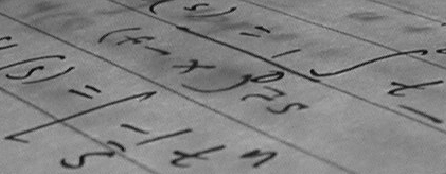
#> input picture assignment1/hand_writting.png, 446 x 174 px
$ python HM1_HarrisCorner.py
#> lines starting #> are read from the running program, lines starting #| are printed output that depends on the picture; after the words box and inside, x2 and y2 are one past the last pixel; in counts of white or black regions, pixels touching at a corner belong together
### assignment1/utils.py
import cv2
import matplotlib.pyplot as plt
from mpl_toolkits.mplot3d import Axes3D
import numpy as np

def read_img(path):
#> called with path = 'hand_writting.png'
    return cv2.imread(path, cv2.IMREAD_GRAYSCALE)
#> returned value is the input picture: shape (174, 446); min 10, max 197, mean 129.3

def write_img(path, img):
    cv2.imwrite(path, img)

# [6 lines left out: function draw_corner, not called in this run]


def plane_func(pf, p_xy):
    return (pf[0]*p_xy[:,0] + pf[1]*p_xy[:,1] + pf[3])/-pf[2]

# [26 lines left out: functions draw_save_plane_with_points, test_save_plane_with_points, not called in this run]

def normalize(pf):
    return pf / np.linalg.norm(pf) * np.sign(pf[0])


### assignment1/HM1_Convolve.py
import numpy as np
from utils import read_img, write_img

def padding(img, padding_size, type):
    """
        The function you need to implement for Q1 a).
        Inputs:
            img: array(float)
            padding_size: int
            type: str, zeroPadding/replicatePadding
        Outputs:
            padding_img: array(float)
    """
#> called with padding_size = 1, type = 'replicatePadding'
    padding_img = np.zeros((img.shape[0]+2*padding_size, img.shape[1]+2*padding_size))
    if type=="zeroPadding":
        padding_img[padding_size:padding_size+img.shape[0], padding_size:padding_size+img.shape[1]] = img
        return padding_img

    elif type=="replicatePadding":
        padding_img[padding_size:padding_size+img.shape[0], padding_size:padding_size+img.shape[1]] = img
        padding_img[:padding_size,:padding_size] = img[0,0]
#> padding_img: shape (176, 448) float64; min 0, max 0.773, mean 0.499
        padding_img[img.shape[0]+padding_size:,:padding_size] = img[-1,0]
#> padding_img: shape (176, 448) float64; min 0, max 0.773, mean 0.499
        padding_img[:padding_size,img.shape[1]+padding_size:] = img[0,-1]
#> padding_img: shape (176, 448) float64; min 0, max 0.773, mean 0.499
        padding_img[img.shape[0]+padding_size:,img.shape[1]+padding_size:] = img[-1,-1]
#> padding_img: shape (176, 448) float64; min 0, max 0.773, mean 0.499

        padding_img[:padding_size,padding_size:img.shape[1]+padding_size] = np.tile(img[0,:],(padding_size,1))
        padding_img[img.shape[0]+padding_size:,padding_size:img.shape[1]+padding_size] = np.tile(img[-1,:],(padding_size,1))
        padding_img[padding_size:img.shape[0]+padding_size,:padding_size] = np.tile(img[:,0],(padding_size,1)).T
        padding_img[padding_size:img.shape[0]+padding_size,img.shape[1]+padding_size:] = np.tile(img[:,-1],(padding_size,1)).T
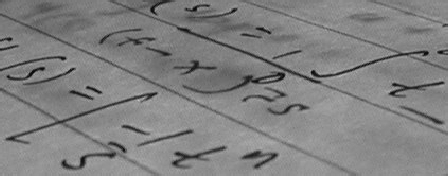
#> padding_img: shape (176, 448) float64; min 0.0392, max 0.773, mean 0.507
        return padding_img


# [28 lines left out: function convol_with_Toeplitz_matrix, not called in this run]


def convolve(img, kernel):
    """
        The function you need to implement for Q1 c).
        Inputs:
            img: array(float)
            kernel: array(float)
        Outputs:
            output: array(float)
    """
    # img = padding(img, kernel.shape[0]//2,"zeroPadding")
    shift_x = img.shape[0] - kernel.shape[0] + 1
#> shift_x = 174
    shift_y = img.shape[1] - kernel.shape[1] + 1
#> shift_y = 446
    #build the sliding-window convolution here
    pos1 = np.arange(img.size).reshape(img.shape)[:kernel.shape[0],:kernel.shape[1]].reshape(-1)-1
#> pos1 = [-1, 0, 1, 447, 448, 449, 895, 896, 897]
    pos2 = np.arange(img.size).reshape(img.shape)[:shift_x,:shift_y].reshape(-1)
    pos_x, pos_y = np.meshgrid(pos1, pos2)
    idx = (pos_x + pos_y + 1) % img.size
    output = (img.reshape(-1)[idx]) @ kernel.reshape(-1)
    return output.reshape([shift_x,shift_y])


# [5 lines left out: function Gaussian_filter, not called in this run]

def Sobel_filter_x(img):
    padding_img = padding(img, 1, "replicatePadding")
    sobel_kernel_x = np.array([[-1,0,1],[-2,0,2],[-1,0,1]])
    output = convolve(padding_img, sobel_kernel_x)
    return output

def Sobel_filter_y(img):
    padding_img = padding(img, 1, "replicatePadding")
    sobel_kernel_y = np.array([[-1,-2,-1],[0,0,0],[1,2,1]])
    output = convolve(padding_img, sobel_kernel_y)
    return output


# [32 lines that do not run on import are left out]


### assignment1/HM1_HarrisCorner.py
import numpy as np
from utils import  read_img, draw_corner, write_img
from HM1_Convolve import convolve, Sobel_filter_x,Sobel_filter_y,padding


def corner_response_function(input_img, window_size, alpha, threshold):
    """
        The function you need to implement for Q3.
        Inputs:
            input_img: array(float)
            window_size: int
            alpha: float
            threshold: float
        Outputs:
            corner_list: array
    """
    # padding_image = padding(input_img, window_size//2, "zeroPadding")
    I_x = Sobel_filter_x(input_img)
    I_y = Sobel_filter_y(input_img)


    I_xx = I_x**2
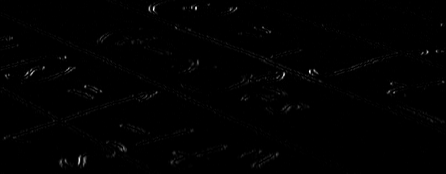
#> I_xx: shape (174, 446) float64; min 0, max 3.72, mean 0.024; drawn with min black and max white
    I_yy = I_y**2
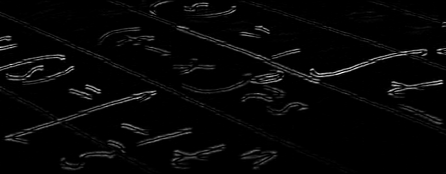
#> I_yy: shape (174, 446) float64; min 0, max 4.19, mean 0.112; drawn with min black and max white
    I_xy = I_x*I_y
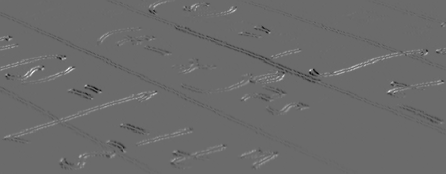
#> I_xy: shape (174, 446) float64; min -1.75, max 2.41, mean 0.00179; drawn with min black and max white

    window = np.ones((window_size,window_size))/(window_size**2)
    I_xx_conv = convolve(I_xx, window)
    I_yy_conv = convolve(I_yy, window)
    I_xy_conv = convolve(I_xy, window)
#> in convolve (call 5), `return output.reshape([shift_x,shift_y])`:
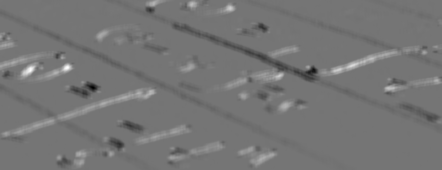
#> returned value: shape (170, 442) float64; min -0.698, max 0.821, mean 0.00177; drawn with min black and max white
    det_M = I_xx_conv*I_yy_conv - I_xy_conv**2

    trace_M = I_xx_conv + I_yy_conv

    r = det_M - alpha*trace_M**2
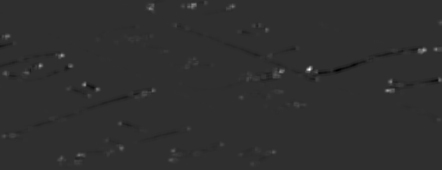
#> r: shape (170, 442) float64; min -0.153, max 0.67, mean 0.000886; drawn with min black and max white
    r = r > threshold
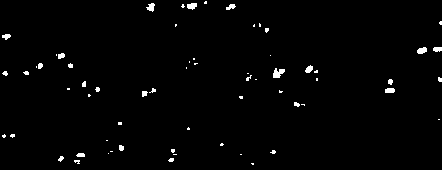
#> r: shape (170, 442) bool; 1.4% white; 64 white regions (44 under 20 px), largest, box (x1, y1, x2, y2) and area: (273, 68, 285, 78) 78, (417, 47, 427, 54) 53, (187, 3, 197, 10) 52


    corner_id = np.argwhere(r)
#> corner_id = 1071 pairs, first value 1 to 164, second value 2 to 441
    corner = r.reshape(-1, 1)
#> (the run stopped early here; a loop or call above may not have finished)
